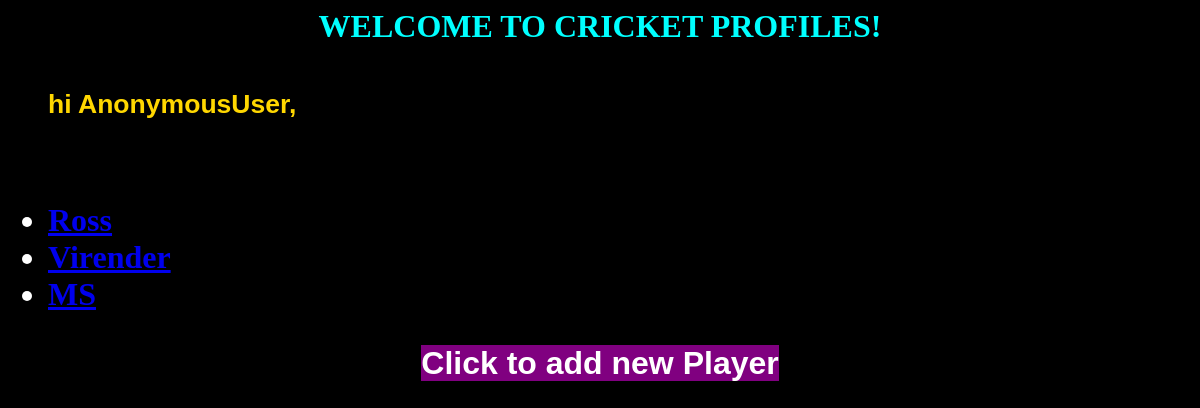
The page /abook/ on the database as committed earlier.
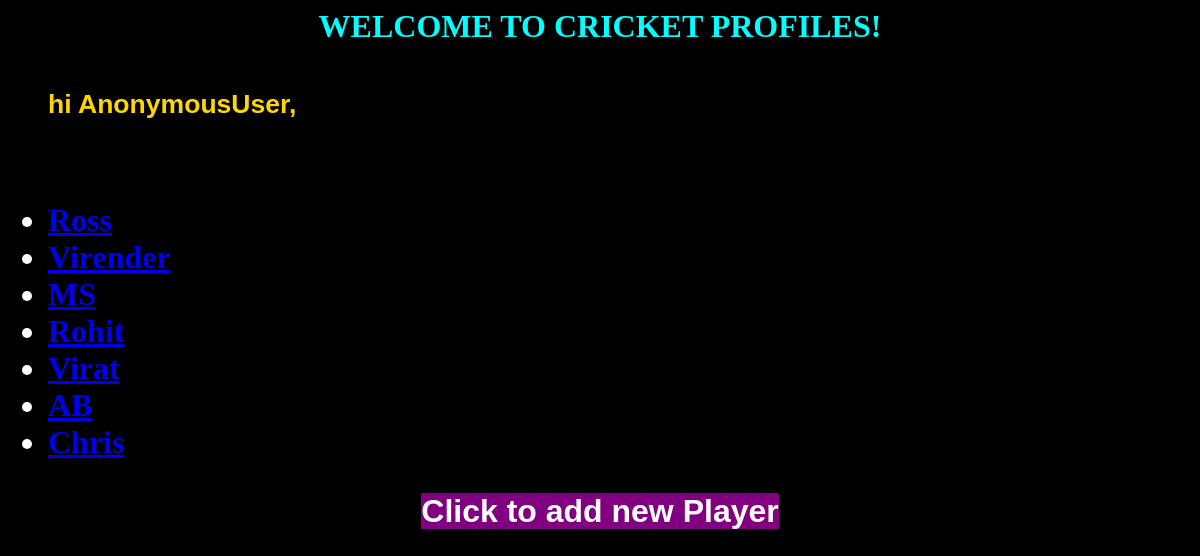
The same page on the database as committed later.
### abook/models.py (models this page shows, shortened)
class Person(models.Model):
	first_name=models.CharField(max_length=20)
	last_name=models.CharField(max_length=20)
	sex=forms.ChoiceField(choices=gender,widget=forms.RadioSelect())
	address=models.CharField(max_length=1000)
	aadhaar=models.IntegerField("Player No.")

### abook/views.py (the view)
def index(request):
	output="The players in the database are:  "
	profile=Person.objects.all()
	template=loader.get_template("abook/index.html")
	context={"profile":profile}
	return HttpResponse(template.render(context,request))

### abook/templates/abook/index.html (shortened to what this page needs)
<html>
<head>
</head>
<body onload="blink()">
{% if profile %}
	<h1 id="q">  <center > WELCOME TO CRICKET PROFILES! </center> <h1>
	<ul>
		<h5 style="font-family: Arial; color:gold"> hi {{ user }}, </h5>
		<br />
		{% for item in profile %}
			<li> <a href="/abook/{{item.id}}/">{{item.first_name}}</a>
			</li>
		{% endfor %}
	</ul>
{% else %}
	<p> No players have been entered </p>
{% endif %}
<center> <a id="aF" href="addplayer/" style="text-decoration: none" > Click to add new Player</a> </center>
</body>
</html>

### abook/templates/abook/index.html (style rules this page uses)
body { background-color: black; color: white; font-family: Ubuntu; }
#aF { color:red; background: purple; font-family:Arial; }
#q { color:aqua; }
center { font-family:Ubuntu; }

Rows that differ between the two databases and show on the page:
added Person: first_name "Rohit"
added Person: first_name "Virat"
added Person: first_name "AB"
added Person: first_name "Chris"
